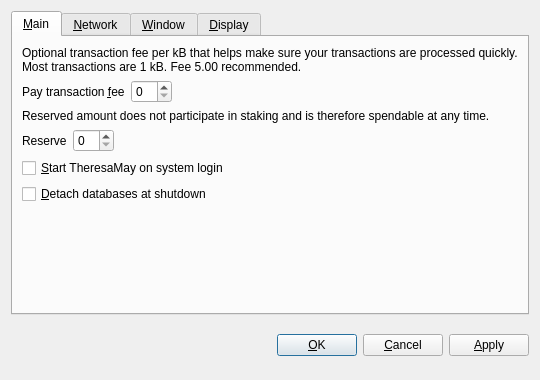
<?xml version="1.0" encoding="UTF-8"?>
<ui version="4.0">
 <class>OptionsDialog</class>
 <widget class="QDialog" name="OptionsDialog">
  <property name="geometry">
   <rect>
    <x>0</x>
    <y>0</y>
    <width>540</width>
    <height>380</height>
   </rect>
  </property>
  <property name="windowTitle">
   <string>Options</string>
  </property>
  <property name="modal">
   <bool>true</bool>
  </property>
  <layout class="QVBoxLayout" name="verticalLayout">
   <item>
    <widget class="QTabWidget" name="tabWidget">
     <property name="tabPosition">
      <enum>QTabWidget::North</enum>
     </property>
     <property name="currentIndex">
      <number>0</number>
     </property>
     <widget class="QWidget" name="tabMain">
      <attribute name="title">
       <string>&amp;Main</string>
      </attribute>
      <layout class="QVBoxLayout" name="verticalLayout_Main">
       <item>
        <widget class="QLabel" name="transactionFeeInfoLabel">
         <property name="text">
          <string>Optional transaction fee per kB that helps make sure your transactions are processed quickly. Most transactions are 1 kB. Fee 5.00 recommended.</string>
         </property>
         <property name="textFormat">
          <enum>Qt::PlainText</enum>
         </property>
         <property name="wordWrap">
          <bool>true</bool>
         </property>
        </widget>
       </item>
       <item>
        <layout class="QHBoxLayout" name="horizontalLayoutFee">
         <item>
          <widget class="QLabel" name="transactionFeeLabel">
           <property name="text">
            <string>Pay transaction &amp;fee</string>
           </property>
           <property name="textFormat">
            <enum>Qt::PlainText</enum>
           </property>
           <property name="buddy">
            <cstring>transactionFee</cstring>
           </property>
          </widget>
         </item>
         <item>
          <widget class="BitcoinAmountField" name="transactionFee"/>
         </item>
         <item>
          <spacer name="horizontalSpacerFee">
           <property name="orientation">
            <enum>Qt::Horizontal</enum>
           </property>
           <property name="sizeHint" stdset="0">
            <size>
             <width>40</width>
             <height>20</height>
            </size>
           </property>
          </spacer>
         </item>
        </layout>
       </item>
       <item>
        <widget class="QLabel" name="reserveBalanceInfoLabel">
         <property name="text">
          <string>Reserved amount does not participate in staking and is therefore spendable at any time.</string>
         </property>
         <property name="textFormat">
          <enum>Qt::PlainText</enum>
         </property>
         <property name="wordWrap">
          <bool>true</bool>
         </property>
        </widget>
       </item>
       <item>
        <layout class="QHBoxLayout" name="horizontalLayoutReserveBalance">
         <item>
          <widget class="QLabel" name="reserveBalanceLabel">
           <property name="text">
            <string>Reserve</string>
           </property>
           <property name="textFormat">
            <enum>Qt::PlainText</enum>
           </property>
           <property name="buddy">
            <cstring>reserveBalance</cstring>
           </property>
          </widget>
         </item>
         <item>
          <widget class="BitcoinAmountField" name="reserveBalance"/>
         </item>
         <item>
          <spacer name="horizontalSpacerReserveBalance">
           <property name="orientation">
            <enum>Qt::Horizontal</enum>
           </property>
           <property name="sizeHint" stdset="0">
            <size>
             <width>40</width>
             <height>20</height>
            </size>
           </property>
          </spacer>
         </item>
        </layout>
       </item>
       <item>
        <widget class="QCheckBox" name="bitcoinAtStartup">
         <property name="toolTip">
          <string>Automatically start TheresaMay after logging in to the system.</string>
         </property>
         <property name="text">
          <string>&amp;Start TheresaMay on system login</string>
         </property>
        </widget>
       </item>
       <item>
        <widget class="QCheckBox" name="detachDatabases">
         <property name="toolTip">
          <string>Detach block and address databases at shutdown. This means they can be moved to another data directory, but it slows down shutdown. The wallet is always detached.</string>
         </property>
         <property name="text">
          <string>&amp;Detach databases at shutdown</string>
         </property>
        </widget>
       </item>
       <item>
        <spacer name="verticalSpacer_Main">
         <property name="orientation">
          <enum>Qt::Vertical</enum>
         </property>
         <property name="sizeHint" stdset="0">
          <size>
           <width>20</width>
           <height>40</height>
          </size>
         </property>
        </spacer>
       </item>
      </layout>
     </widget>
     <widget class="QWidget" name="tabNetwork">
      <attribute name="title">
       <string>&amp;Network</string>
      </attribute>
      <layout class="QVBoxLayout" name="verticalLayout_Network">
       <item>
        <widget class="QCheckBox" name="mapPortUpnp">
         <property name="toolTip">
          <string>Automatically open the TheresaMay client port on the router. This only works when your router supports UPnP and it is enabled.</string>
         </property>
         <property name="text">
          <string>Map port using &amp;UPnP</string>
         </property>
        </widget>
       </item>
       <item>
        <widget class="QCheckBox" name="connectSocks">
         <property name="toolTip">
          <string>Connect to the TheresaMay network through a SOCKS proxy (e.g. when connecting through Tor).</string>
         </property>
         <property name="text">
          <string>&amp;Connect through SOCKS proxy:</string>
         </property>
        </widget>
       </item>
       <item>
        <layout class="QHBoxLayout" name="horizontalLayout_Network">
         <item>
          <widget class="QLabel" name="proxyIpLabel">
           <property name="text">
            <string>Proxy &amp;IP:</string>
           </property>
           <property name="textFormat">
            <enum>Qt::PlainText</enum>
           </property>
           <property name="buddy">
            <cstring>proxyIp</cstring>
           </property>
          </widget>
         </item>
         <item>
          <widget class="QValidatedLineEdit" name="proxyIp">
           <property name="maximumSize">
            <size>
             <width>140</width>
             <height>16777215</height>
            </size>
           </property>
           <property name="toolTip">
            <string>IP address of the proxy (e.g. 127.0.0.1)</string>
           </property>
          </widget>
         </item>
         <item>
          <widget class="QLabel" name="proxyPortLabel">
           <property name="text">
            <string>&amp;Port:</string>
           </property>
           <property name="textFormat">
            <enum>Qt::PlainText</enum>
           </property>
           <property name="buddy">
            <cstring>proxyPort</cstring>
           </property>
          </widget>
         </item>
         <item>
          <widget class="QLineEdit" name="proxyPort">
           <property name="maximumSize">
            <size>
             <width>55</width>
             <height>16777215</height>
            </size>
           </property>
           <property name="toolTip">
            <string>Port of the proxy (e.g. 9050)</string>
           </property>
          </widget>
         </item>
         <item>
          <widget class="QLabel" name="socksVersionLabel">
           <property name="text">
            <string>SOCKS &amp;Version:</string>
           </property>
           <property name="textFormat">
            <enum>Qt::PlainText</enum>
           </property>
           <property name="buddy">
            <cstring>socksVersion</cstring>
           </property>
          </widget>
         </item>
         <item>
          <widget class="QValueComboBox" name="socksVersion">
           <property name="toolTip">
            <string>SOCKS version of the proxy (e.g. 5)</string>
           </property>
          </widget>
         </item>
         <item>
          <spacer name="horizontalSpacer_Network">
           <property name="orientation">
            <enum>Qt::Horizontal</enum>
           </property>
           <property name="sizeHint" stdset="0">
            <size>
             <width>40</width>
             <height>20</height>
            </size>
           </property>
          </spacer>
         </item>
        </layout>
       </item>
       <item>
        <spacer name="verticalSpacer_Network">
         <property name="orientation">
          <enum>Qt::Vertical</enum>
         </property>
         <property name="sizeHint" stdset="0">
          <size>
           <width>20</width>
           <height>40</height>
          </size>
         </property>
        </spacer>
       </item>
      </layout>
     </widget>
     <widget class="QWidget" name="tabWindow">
      <attribute name="title">
       <string>&amp;Window</string>
      </attribute>
      <layout class="QVBoxLayout" name="verticalLayout_Window">
       <item>
        <widget class="QCheckBox" name="minimizeToTray">
         <property name="toolTip">
          <string>Show only a tray icon after minimizing the window.</string>
         </property>
         <property name="text">
          <string>&amp;Minimize to the tray instead of the taskbar</string>
         </property>
        </widget>
       </item>
       <item>
        <widget class="QCheckBox" name="minimizeOnClose">
         <property name="toolTip">
          <string>Minimize instead of exit the application when the window is closed. When this option is enabled, the application will be closed only after selecting Quit in the menu.</string>
         </property>
         <property name="text">
          <string>M&amp;inimize on close</string>
         </property>
        </widget>
       </item>
       <item>
        <spacer name="verticalSpacer_Window">
         <property name="orientation">
          <enum>Qt::Vertical</enum>
         </property>
         <property name="sizeHint" stdset="0">
          <size>
           <width>20</width>
           <height>40</height>
          </size>
         </property>
        </spacer>
       </item>
      </layout>
     </widget>
     <widget class="QWidget" name="tabDisplay">
      <attribute name="title">
       <string>&amp;Display</string>
      </attribute>
      <layout class="QVBoxLayout" name="verticalLayout_Display">
       <item>
        <layout class="QHBoxLayout" name="horizontalLayout_1_Display">
         <item>
          <widget class="QLabel" name="langLabel">
           <property name="text">
            <string>User Interface &amp;language:</string>
           </property>
           <property name="textFormat">
            <enum>Qt::PlainText</enum>
           </property>
           <property name="buddy">
            <cstring>lang</cstring>
           </property>
          </widget>
         </item>
         <item>
          <widget class="QValueComboBox" name="lang">
           <property name="toolTip">
            <string>The user interface language can be set here. This setting will take effect after restarting TheresaMay.</string>
           </property>
          </widget>
         </item>
        </layout>
       </item>
       <item>
        <layout class="QHBoxLayout" name="horizontalLayout_2_Display">
         <item>
          <widget class="QLabel" name="unitLabel">
           <property name="text">
            <string>&amp;Unit to show amounts in:</string>
           </property>
           <property name="textFormat">
            <enum>Qt::PlainText</enum>
           </property>
           <property name="buddy">
            <cstring>unit</cstring>
           </property>
          </widget>
         </item>
         <item>
          <widget class="QValueComboBox" name="unit">
           <property name="toolTip">
            <string>Choose the default subdivision unit to show in the interface and when sending coins.</string>
           </property>
          </widget>
         </item>
        </layout>
       </item>
       <item>
        <widget class="QCheckBox" name="displayAddresses">
         <property name="toolTip">
          <string>Whether to show TheresaMay addresses in the transaction list or not.</string>
         </property>
         <property name="text">
          <string>&amp;Display addresses in transaction list</string>
         </property>
        </widget>
       </item>
       <item>
        <widget class="QCheckBox" name="coinControlFeatures">
         <property name="toolTip">
          <string>Whether to show coin control features or not.</string>
         </property>
         <property name="text">
          <string>Display coin &amp;control features (experts only!)</string>
         </property>
        </widget>
       </item>
       <item>
        <spacer name="verticalSpacer_Display">
         <property name="orientation">
          <enum>Qt::Vertical</enum>
         </property>
         <property name="sizeHint" stdset="0">
          <size>
           <width>20</width>
           <height>40</height>
          </size>
         </property>
        </spacer>
       </item>
      </layout>
     </widget>
    </widget>
   </item>
   <item>
    <layout class="QHBoxLayout" name="horizontalLayout_Buttons">
     <item>
      <spacer name="horizontalSpacer_1">
       <property name="orientation">
        <enum>Qt::Horizontal</enum>
       </property>
       <property name="sizeHint" stdset="0">
        <size>
         <width>40</width>
         <height>48</height>
        </size>
       </property>
      </spacer>
     </item>
     <item>
      <widget class="QLabel" name="statusLabel">
       <property name="font">
        <font>
         <weight>75</weight>
         <bold>true</bold>
        </font>
       </property>
       <property name="text">
        <string/>
       </property>
       <property name="textFormat">
        <enum>Qt::PlainText</enum>
       </property>
       <property name="wordWrap">
        <bool>true</bool>
       </property>
      </widget>
     </item>
     <item>
      <spacer name="horizontalSpacer_2">
       <property name="orientation">
        <enum>Qt::Horizontal</enum>
       </property>
       <property name="sizeHint" stdset="0">
        <size>
         <width>40</width>
         <height>48</height>
        </size>
       </property>
      </spacer>
     </item>
     <item>
      <widget class="QPushButton" name="okButton">
       <property name="text">
        <string>&amp;OK</string>
       </property>
      </widget>
     </item>
     <item>
      <widget class="QPushButton" name="cancelButton">
       <property name="text">
        <string>&amp;Cancel</string>
       </property>
       <property name="autoDefault">
        <bool>false</bool>
       </property>
      </widget>
     </item>
     <item>
      <widget class="QPushButton" name="applyButton">
       <property name="text">
        <string>&amp;Apply</string>
       </property>
       <property name="autoDefault">
        <bool>false</bool>
       </property>
      </widget>
     </item>
    </layout>
   </item>
  </layout>
 </widget>
 <customwidgets>
  <customwidget>
   <class>BitcoinAmountField</class>
   <extends>QSpinBox</extends>
   <header>bitcoinamountfield.h</header>
  </customwidget>
  <customwidget>
   <class>QValueComboBox</class>
   <extends>QComboBox</extends>
   <header>qvaluecombobox.h</header>
  </customwidget>
  <customwidget>
   <class>QValidatedLineEdit</class>
   <extends>QLineEdit</extends>
   <header>qvalidatedlineedit.h</header>
  </customwidget>
 </customwidgets>
 <resources/>
 <connections/>
</ui>
